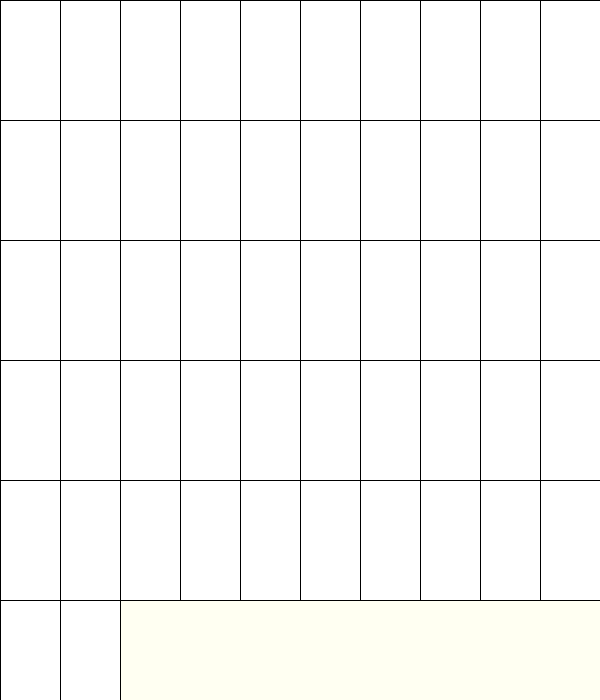
Frame 1 (no input)
Frame 60 (the mouse pressed at the canvas centre just before this capture): identical to frame 1, image omitted
Frame 120 (the mouse held since frame 60 and released just before this capture): identical to frame 1, image omitted

The Processing sketch that drew this single still picture (run headless with seeded random() and noise(); from frame 60 on, the mouse is pressed at the canvas centre):

// Processing sketch: week03_2_52cards
// ── week03_2_52cards.pde
void setup(){
   size(600,700);
}
void draw(){
   background(#FFFFF2);
   for (int i=0;i<52;i++){
      int x = i%10 *60;
      int y = int(i/10) *120;
      rect(x,y,60,120);
   }
}
